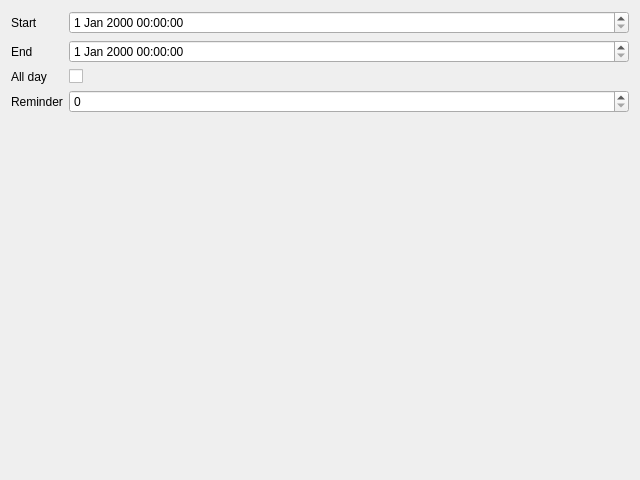
<?xml version="1.0" encoding="UTF-8"?>
<ui version="4.0">
 <class>ScheduleDialog</class>
 <widget class="QDialog" name="ScheduleDialog">
  <property name="geometry">
   <rect>
    <x>0</x>
    <y>0</y>
    <width>640</width>
    <height>480</height>
   </rect>
  </property>
  <property name="windowTitle">
   <string>Schedule</string>
  </property>
  <layout class="QFormLayout" name="formLayout">
   <item row="0" column="0">
    <widget class="QLabel" name="label_startEdit">
     <property name="text">
      <string>Start</string>
     </property>
     <property name="buddy">
      <cstring>startEdit</cstring>
     </property>
    </widget>
   </item>
   <item row="0" column="1">
    <widget class="QDateTimeEdit" name="startEdit"/>
   </item>
   <item row="1" column="0">
    <widget class="QLabel" name="label_endEdit">
     <property name="text">
      <string>End</string>
     </property>
     <property name="buddy">
      <cstring>endEdit</cstring>
     </property>
    </widget>
   </item>
   <item row="1" column="1">
    <widget class="QDateTimeEdit" name="endEdit"/>
   </item>
   <item row="2" column="0">
    <widget class="QLabel" name="label_allDayCheck">
     <property name="text">
      <string>All day</string>
     </property>
     <property name="buddy">
      <cstring>allDayCheck</cstring>
     </property>
    </widget>
   </item>
   <item row="2" column="1">
    <widget class="QCheckBox" name="allDayCheck"/>
   </item>
   <item row="3" column="0">
    <widget class="QLabel" name="label_reminderEdit">
     <property name="text">
      <string>Reminder</string>
     </property>
     <property name="buddy">
      <cstring>reminderEdit</cstring>
     </property>
    </widget>
   </item>
   <item row="3" column="1">
    <widget class="QSpinBox" name="reminderEdit"/>
   </item>
  </layout>
 </widget>
 <tabstops>
  <tabstop>startEdit</tabstop>
  <tabstop>endEdit</tabstop>
  <tabstop>allDayCheck</tabstop>
  <tabstop>reminderEdit</tabstop>
 </tabstops>
 <resources/>
 <connections/>
</ui>
